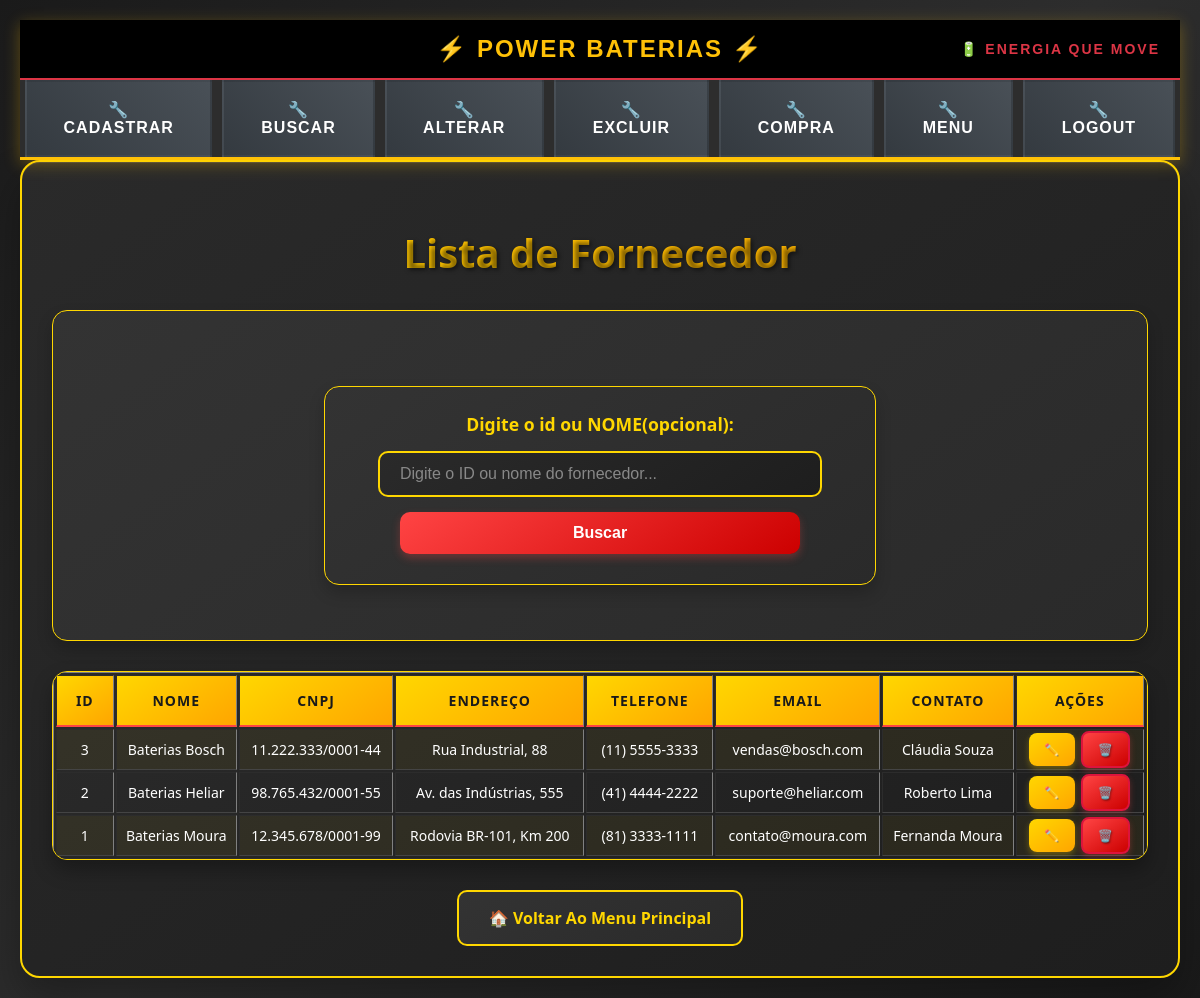
/Telas/buscar_fornecedor.php (signed in), run on the app's committed database.
### tables this page shows
CREATE TABLE `fornecedor` (
  `id_fornecedor` int NOT NULL AUTO_INCREMENT,
  `nome_fornecedor` varchar(100) NOT NULL,
  `cnpj` varchar(18) DEFAULT NULL,
  `endereco` varchar(255) DEFAULT NULL,
  `telefone` varchar(20) DEFAULT NULL,
  `email` varchar(100) DEFAULT NULL,
  `contato` varchar(100) DEFAULT NULL,
  PRIMARY KEY (`id_fornecedor`),
  UNIQUE KEY `email` (`email`)
);

### Telas/buscar_fornecedor.php (the view, shortened to what this page needs)
<?php
require_once 'menudrop.php';
if ($_SERVER["REQUEST_METHOD"]=="POST" && !empty( $_POST["busca"] )) {
    $busca = trim($_POST["busca"]);
    if(is_numeric($busca)) {
        $sql = "SELECT * FROM fornecedor WHERE id_fornecedor = :busca ORDER BY nome_fornecedor ASC";
        $stmt = $pdo->prepare($sql);
        $stmt->bindParam(':busca' ,$busca,PDO::PARAM_INT);
    } else {
        $sql = "SELECT * FROM fornecedor WHERE nome_fornecedor LIKE :busca_nome ORDER BY nome_fornecedor ASC";
        $stmt = $pdo->prepare($sql);
        $stmt->bindValue(':busca_nome', "$busca%", PDO::PARAM_STR);
    }
} else {
    $sql = "SELECT * FROM fornecedor ORDER BY nome_fornecedor ASC";
    $stmt = $pdo->prepare($sql);
}
$stmt->execute();
$fornecedores = $stmt->fetchAll(PDO::FETCH_ASSOC);
?>
<!DOCTYPE html>
<html lang="pt-BR">
<head>
    <link rel="stylesheet" href="../CSS/busca.css">
</head>
<body>
<div class="container">
    <h2>Lista de Fornecedor</h2>
<div class="search-section">
    <form action="buscar_fornecedor.php" method="POST">
        <label for="busca">Digite o id ou NOME(opcional):</label>
        <input type="text" id="busca" name="busca" placeholder="Digite o ID ou nome do fornecedor...">
        <button type="submit">Buscar</button>
    </form>
</div>
    <?php if(!empty($fornecedores)): ?>
        <div class="table-container">
        <table border="1">
            <tr>
                <th>ID</th>
                <th>Nome</th>
                <th>CNPJ</th>
                <th>Endereço</th>
                <th>Telefone</th>
                <th>Email</th>
                <th>Contato</th>
                <th>Ações</th>
            </tr>
        <?php foreach($fornecedores as $fornecedor): ?>
            <tr>
                    <td><?= htmlspecialchars($fornecedor['id_fornecedor'])?></td>
                    <td><?= htmlspecialchars($fornecedor['nome_fornecedor'])?></td>
                    <td><?= htmlspecialchars($fornecedor['cnpj'])?></td>
                    <td><?= htmlspecialchars($fornecedor['endereco'])?></td>
                    <td><?= htmlspecialchars($fornecedor['telefone'])?></td>
                    <td><?= htmlspecialchars($fornecedor['email'])?></td>
                    <td><?= htmlspecialchars($fornecedor['contato'])?></td>
                    <td>
                    <a href="alterar_fornecedor.php?id=<?=htmlspecialchars($fornecedor['id_fornecedor'])?>" class="action-btn edit-btn ">
                    <a href="excluir_fornecedor.php?id=<?= htmlspecialchars($fornecedor['id_fornecedor']) ?>" class="action-btn delete-btn" onclick="return confirm('Tem certeza que deseja excluir este fornecedor?')">
            <?php endforeach; ?>
        </table>
       <?php else: ?>
            <p> Nenhum fornecedor encontrado.</p>
        <?php endif; ?>
    </div>
        <a  href="principal.php" class="back-btn">Voltar Ao Menu Principal</a>
</div>
</body>
</html>

### CSS/styles.css (style rules this page uses)
body { font-family: Arial, sans-serif; background-color: #f4f4f4; text-align: center; }
input, button { width: 100%; padding: 10px; margin: 5px 0; }
form { width: 500px; margin: 50px auto; padding: 20px; background-color: #f9f9f9; border-radius: 10px; box-shadow: 0px 0px 10px rgba(0, 0, 0, 0.1); display: flex; flex-direction: column; align-items: center; }
label { display: block; font-weight: bold; margin-bottom: 5px; }
input[type="text"], input[type="email"], input[type="password"], select { width: 80%; padding: 8px; margin-bottom: 10px; border: 1px solid #ccc; border-radius: 5px; font-size: 16px; }
button { width: 80%; padding: 10px; background-color: #007bff; color: white; border: none; border-radius: 5px; font-size: 16px; cursor: pointer; transition: 0.3s; }

### CSS/busca.css (style rules this page uses)
body { font-family: 'Segoe UI', Tahoma, Geneva, Verdana, sans-serif; background: linear-gradient(135deg, #1a1a1a 0%, #2d2d2d 50%, #1a1a1a 100%); margin: 0; padding: 20px; min-height: 100vh; color: #ffffff; }
.container { max-width: 1200px; margin: 0 auto; background: linear-gradient(145deg, #2a2a2a, #1e1e1e); border-radius: 20px; padding: 30px; box-shadow: 0 20px 40px rgba(0,0,0,0.3), inset 0 1px 0 rgba(255,255,255,0.1); border: 2px solid #FFD700; }
h2 { text-align: center; margin-bottom: 30px; color: #FFD700; font-size: 2.5em; font-weight: bold; text-shadow: 2px 2px 4px rgba(0,0,0,0.5); background: linear-gradient(45deg, #FFD700, #FFA500); -webkit-background-clip: text; -webkit-text-fill-color: transparent; background-clip: text; }
.search-section, form { background: linear-gradient(145deg, #333333, #2a2a2a); padding: 25px; border-radius: 15px; margin-bottom: 30px; border: 1px solid #FFD700; box-shadow: 0 8px 16px rgba(0,0,0,0.2); }
.search-section label, label { display: block; margin-bottom: 10px; color: #FFD700; font-weight: bold; font-size: 1.1em; }
input[type="text"] { padding: 12px 20px; border-radius: 10px; border: 2px solid #FFD700; background: linear-gradient(145deg, #2a2a2a, #1e1e1e); color: #ffffff; font-size: 16px; min-width: 250px; transition: all 0.3s ease; }
input[type="text"]::placeholder { color: #888; }
button { padding: 12px 25px; border-radius: 10px; border: none; background: linear-gradient(145deg, #FF4444, #CC0000); color: white; cursor: pointer; font-size: 16px; font-weight: bold; transition: all 0.3s ease; box-shadow: 0 4px 8px rgba(255, 68, 68, 0.3); }
.table-container { background: linear-gradient(145deg, #2a2a2a, #1e1e1e); border-radius: 15px; overflow: hidden; box-shadow: 0 10px 20px rgba(0,0,0,0.3); border: 1px solid #FFD700; }
table { width: 100%;; }
th { background: linear-gradient(145deg, #FFD700, #FFA500); color: #1a1a1a; padding: 15px; text-align: center; font-weight: bold; font-size: 14px; text-transform: uppercase; letter-spacing: 1px; border-bottom: 2px solid #FF4444; }
td { padding: 1px; text-align: center; border-bottom: 1px solid #444; color: #ffffff; font-size: 14px; }
tr:nth-child(even) { background: rgba(255, 212, 0, 0.05); }
.action-btn { padding: 8px 15px; border-radius: 8px; text-decoration: none; color: white; font-size: 12px; font-weight: bold; margin: 0 3px; display: inline-block; transition: all 0.3s ease; text-transform: uppercase; letter-spacing: 0.5px; }
.edit-btn { background: linear-gradient(145deg, #ffd700, #ffa500); color: #1a1a1a; box-shadow: 0 3px 6px rgba(255, 212, 0, 0.3); }
.edit-btn::before { content: "✏️"; }
.delete-btn { background: linear-gradient(145deg, #ff4444, #cc0000); box-shadow: 0 3px 6px rgba(255, 68, 68, 0.3); border: 2px solid #dc143c; text-shadow: 1px 1px 2px rgba(0, 0, 0, 0.5); }
.delete-btn::before { content: "🗑️"; }
.back-btn { display: inline-block; margin-top: 30px; padding: 15px 30px; border-radius: 10px; text-decoration: none; background: linear-gradient(145deg, #333333, #2a2a2a); color: #FFD700; font-weight: bold; border: 2px solid #FFD700; transition: all 0.3s ease; font-size: 16px; }
.container .back-btn::before { content: "🏠 "; }

### Telas/menudrop.php (style rules this page uses)
body { margin: 0; padding: 0; background: linear-gradient(135deg, #2c3e50 0%, #34495e 100%); min-height: 100vh; }

### data on the page
fornecedor: id_fornecedor "3", nome_fornecedor "Baterias Bosch", cnpj "11.222.333/0001-44", endereco "Rua Industrial, 88", telefone "(11) 5555-3333", email "vendas@bosch.com", contato "Cláudia Souza"
fornecedor: id_fornecedor "2", nome_fornecedor "Baterias Heliar", cnpj "98.765.432/0001-55", endereco "Av. das Indústrias, 555", telefone "(41) 4444-2222", email "suporte@heliar.com", contato "Roberto Lima"
fornecedor: id_fornecedor "1", nome_fornecedor "Baterias Moura", cnpj "12.345.678/0001-99", endereco "Rodovia BR-101, Km 200", telefone "(81) 3333-1111", email "contato@moura.com", contato "Fernanda Moura"

### other printed values
$categoria "CADASTRAR"
$categoria "BUSCAR"
$categoria "ALTERAR"
$categoria "EXCLUIR"
$categoria "COMPRA"
$categoria "MENU"
$categoria "LOGOUT"
